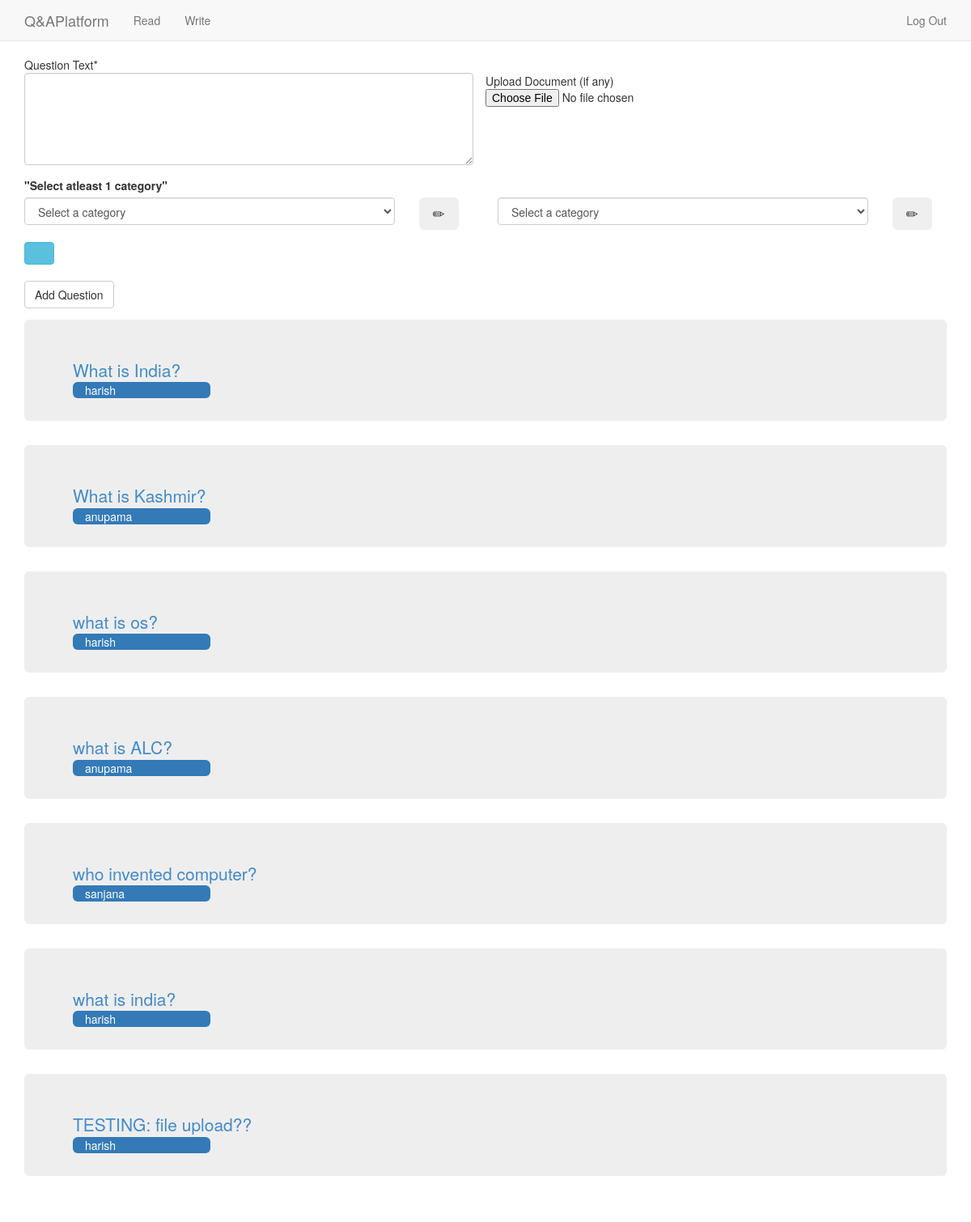
The page /write/ (signed in) on the database as committed earlier.
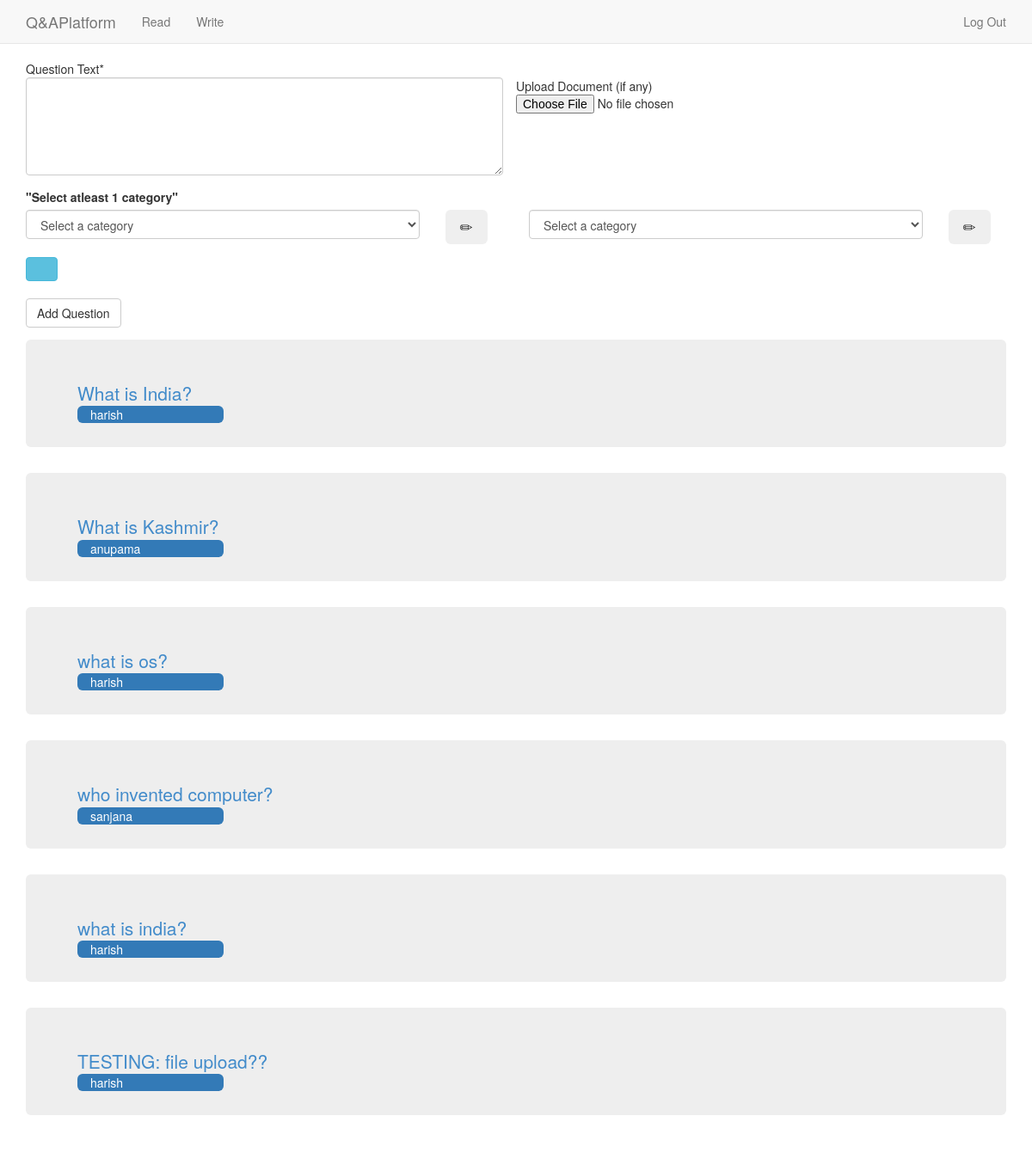
The same page on the database as committed later.
### QA/models.py (models this page shows, shortened)
class Question(models.Model):
	question_text = models.TextField(blank=False,null=True)
	follow = models.IntegerField(default=0)
	author = models.ForeignKey(Customuser)
	upload = models.FileField(upload_to='uploads/%Y/%m/%d/',blank=True,null=True) #if null is true then NULL is set if no value
	timestamp = models.DateTimeField(auto_now_add=True, auto_now=False)# but in forms, set blank=True,form can be left.
	updated = models.DateTimeField(auto_now_add=False, auto_now=True)
	category1 = models.ForeignKey(Categories,blank=True,null=True,related_name='category1')
	category2 = models.ForeignKey(Categories,blank=True,null=True,related_name='category2')
	category3 = models.ForeignKey(Categories,blank=True,null=True,related_name='category3')
	category4 = models.ForeignKey(Categories,blank=True,null=True,related_name='category4')

### QA/views.py (the view)
# urls.py: url(r'^write/$',QA.views.listquestions, name='write'),
@login_required
def listquestions(request):
	if request.user.is_superuser:
		return HttpResponseRedirect('/accounts/login')
	category_object = []
	if request.method == 'POST':
		print request.POST
		if request.POST.get("submit","") == "Create Category":
			category = request.POST.get("newcategory","")
			if not Categories.objects.filter(categories = category).exists():
				Categories(categories = category).save()
				category = Categories.objects.get(categories = category)
				return JsonResponse({"category":category.categories,"cid":category.pk}, content_type ="application/json")
			else:
				category = 0
				return HttpResponse({category}, content_type ="application/text")
		form = add_Question_Form(request.POST,request.FILES,)
		category1 = request.POST.get("category1","") ## Dangerous
		category2 = request.POST.get("category2","")
		category3 = request.POST.get("category3","")
		category4 = request.POST.get("category4","")
		for i in {category1,category2,category3,category4}:
			if Categories.objects.filter(categories = i).exists():
				category_object.append(Categories.objects.get(categories = i))
			else:
				C = Categories(categories = i).save()
				category_object.append(C)
		category_object.append(None)
		category_object.append(None)
		category_object.append(None)
		category_object.append(None)
		category_object.append(None)
		form.category1 = category_object[0]
		form.category2 = category_object[1]
		form.category3 = category_object[2]
		form.category4 = category_object[3]
		form.category5 = category_object[4]
		print "the form validity",form.is_valid
		if form.is_valid():
			f = form.save(commit=False)
			f.author=Customuser.objects.get(username=request.user.username)
			f.save()
		return HttpResponseRedirect('/write')
	else:
		form = add_Question_Form()
	qlist = Question.objects.all()
	c = Categories.objects.all()  #change
	context = {
		"list":qlist,
		"form":form,
		"categorylist":c
	}
	return render(request,"write.html",context)

### QA/forms.py (shortened to what this page needs)
class add_Question_Form(forms.ModelForm): # just a regular form
    question_text = forms.CharField(label=_("question_text"),
        widget=forms.Textarea({'cols': '40', 'rows': '5'}))
    class Meta:
        model = Question
        fields = ['question_text',  'upload',
        'category1','category2',
        'category3','category4']

### QA/models.py (called while the page is built)
	def __unicode__(self):
		return self.categories

	def __str__(self):
		return self.username

### broadcasts/context_processors.py (called while the page is built)
def broadcast_message(request):
    return {"broadcast_message": BroadcastMessage.objects.latest()}

### broadcasts/managers.py (called while the page is built)
    def active(self):
        return super(BroadcastManager, self).filter(is_published=True)

    def current(self):
        return self.active().filter(end_time__gte=datetime.now()).filter(
            Q(Q(start_time__lte=datetime.now()) | Q(start_time=None)))

    def latest(self):
        try:
            return self.current().order_by("end_time")[0]
        except IndexError:
            return None

### QA/templates/write.html (shortened to what this page needs)
{% extends 'base.html' %}
{% load crispy_forms_tags %}
{% block form_question %}
<div class="container ">
<form method='POST' enctype="multipart/form-data" action=''>
	<div class='row'>
	<div id='qtext' class='form-group col-md-6'>
		Question Text*
		<textarea class="textarea form-control" cols="40" id="id_question_text" name="question_text" rows="5"></textarea>
	</div>
	<br>
	<div>
		Upload Document (if any)
		<input class="clearablefileinput" id="id_upload" name="upload" type="file">
	</div>
    </div>
	<label>"Select atleast 1 category"</label>
	<div class='row'>
	<div class='form-group col-md-5' align="left">
		<select class="select form-control" id="id_category1" name="category1">
			<option value="0" selected="selected">Select a category</option>
		</select>
	</div>
	<div class='form-group col-md-1'>
		<button type="button" class="btn btn-lg" data-toggle="modal" data-target=".bs-example-modal-sm">
		<span class="glyphicon glyphicon-pencil" aria-hidden="true"></span>
	</button>
	</div>
	<div class='form-group col-md-5' align="left">
		<select class="select form-control" id="id_category2"  name="category2">
			<option value="" selected="selected">Select a category</option>
		</select>
	</div>
	<div class='form-group col-md-1'>
		<button type="button" class="btn btn-lg" data-toggle="modal" data-target=".bs-example-modal-sm">
		<span class="glyphicon glyphicon-pencil" aria-hidden="true"></span>
	</button>
	</div>
	</div>
<button type="button" class="btn btn-info" data-toggle="collapse" data-target="#default-hidden-row">
<span class="glyphicon glyphicon-chevron-down" aria-hidden="true"></span>
</button>
<br><br>
<input class='btn btn-default' type='submit' value='Add Question'/>
</form>
</div>
{% endblock %}
{% block question_container %}
{% for i in list %}
<div class="container">
	<div class="jumbotron">
		<a class="lead" href="{{i.pk}}">{{i.question_text}}<br></a>
		<div class="col-xs-2 col-sm-2 bg-primary img-rounded">
	    {{i.author}}
	    </div>
	</div>
</div>
{% endfor %}
{% endblock %}

### QA/templates/base.html (shortened to what this page needs)
{% load staticfiles %}
<html lang="en">
  <head>
    <link href="{% static 'css/bootstrap.min.css' %}" rel="stylesheet">
	  <link href="{% static 'css/navbar-static-top.css' %}" rel="stylesheet">
  </head>
  <body>
{% include 'navbar.html' %}
    {% block form_question %}
    {% endblock %}
    {% block question_container %}
    {% endblock %}
      <link href="{% static 'bootstrap-glyphicons.css' %}" rel="stylesheet">
  </body>
</html>

### QA/templates/navbar.html (shortened to what this page needs)
    <nav class="navbar navbar-default navbar-static-top">
      <div class="container">
        <div class="navbar-header">
          <a class="navbar-brand" href="/">Q&amp;APlatform</a>
        </div>
        <div id="navbar" class="navbar-collapse collapse">
          <ul class="nav navbar-nav">
            <li><a href="{% url 'read' %}">Read</a></li>
            <li><a href="{% url 'write' %}">Write</a></li>
          </ul>
          <ul class="nav navbar-nav navbar-right">
            {% if user.is_authenticated %}
            <li><a href="/logout">Log Out</a></li>
            {% endif %}
          </ul>
        </div>
      </div>
    </nav>

### static/our_static/css/navbar-static-top.css (style rules this page uses)
body { min-height: 2000px; }
.navbar-static-top { margin-bottom: 19px; }

Rows that differ between the two databases and show on the page:
removed Question: question_text "what is ALC?", author "anupama"
